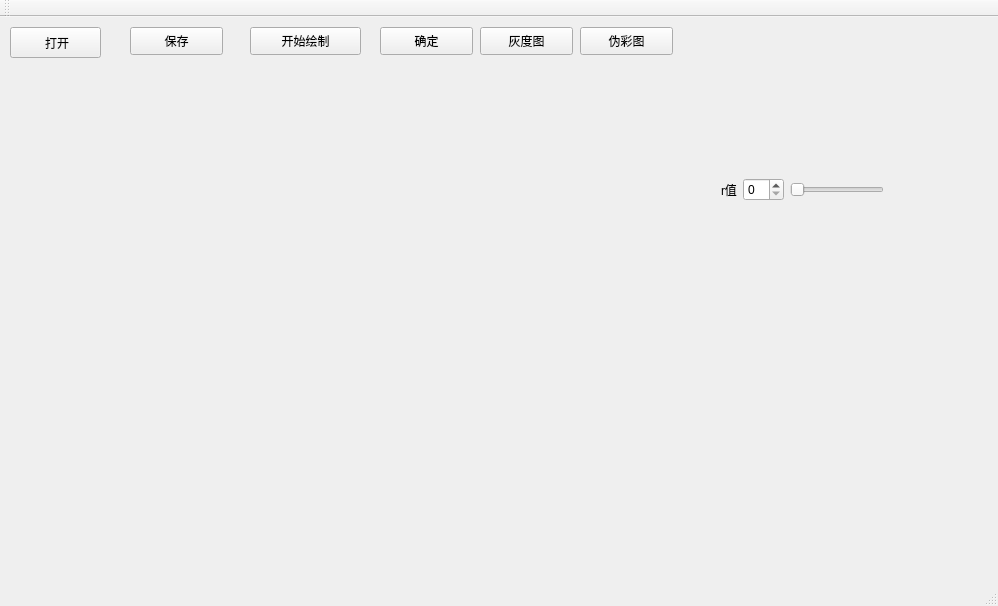
<?xml version="1.0" encoding="UTF-8"?>
<ui version="4.0">
 <class>Lab_01Class</class>
 <widget class="QMainWindow" name="Lab_01Class">
  <property name="geometry">
   <rect>
    <x>0</x>
    <y>0</y>
    <width>998</width>
    <height>606</height>
   </rect>
  </property>
  <property name="windowTitle">
   <string>Lab_01</string>
  </property>
  <widget class="QWidget" name="centralWidget">
   <widget class="QPushButton" name="open">
    <property name="geometry">
     <rect>
      <x>10</x>
      <y>10</y>
      <width>91</width>
      <height>31</height>
     </rect>
    </property>
    <property name="text">
     <string> 打开</string>
    </property>
   </widget>
   <widget class="QLabel" name="unIabel">
    <property name="geometry">
     <rect>
      <x>20</x>
      <y>180</y>
      <width>321</width>
      <height>211</height>
     </rect>
    </property>
    <property name="text">
     <string/>
    </property>
   </widget>
   <widget class="QPushButton" name="save">
    <property name="geometry">
     <rect>
      <x>130</x>
      <y>10</y>
      <width>93</width>
      <height>28</height>
     </rect>
    </property>
    <property name="text">
     <string>保存</string>
    </property>
   </widget>
   <widget class="QPushButton" name="rectangle">
    <property name="geometry">
     <rect>
      <x>250</x>
      <y>10</y>
      <width>111</width>
      <height>28</height>
     </rect>
    </property>
    <property name="text">
     <string>开始绘制</string>
    </property>
   </widget>
   <widget class="QPushButton" name="gray">
    <property name="geometry">
     <rect>
      <x>480</x>
      <y>10</y>
      <width>93</width>
      <height>28</height>
     </rect>
    </property>
    <property name="text">
     <string>灰度图</string>
    </property>
   </widget>
   <widget class="QPushButton" name="checkout">
    <property name="geometry">
     <rect>
      <x>380</x>
      <y>10</y>
      <width>93</width>
      <height>28</height>
     </rect>
    </property>
    <property name="text">
     <string>确定</string>
    </property>
   </widget>
   <widget class="QPushButton" name="pseudo">
    <property name="geometry">
     <rect>
      <x>580</x>
      <y>10</y>
      <width>93</width>
      <height>28</height>
     </rect>
    </property>
    <property name="text">
     <string>伪彩图</string>
    </property>
   </widget>
   <widget class="QWidget" name="log" native="true">
    <property name="geometry">
     <rect>
      <x>710</x>
      <y>150</y>
      <width>185</width>
      <height>46</height>
     </rect>
    </property>
    <layout class="QHBoxLayout" name="horizontalLayout">
     <item>
      <widget class="QLabel" name="label">
       <property name="text">
        <string>r值</string>
       </property>
      </widget>
     </item>
     <item>
      <widget class="QSpinBox" name="spinBox1">
       <property name="value">
        <number>0</number>
       </property>
      </widget>
     </item>
     <item>
      <widget class="QSlider" name="horizontalSlider1">
       <property name="orientation">
        <enum>Qt::Horizontal</enum>
       </property>
      </widget>
     </item>
    </layout>
   </widget>
  </widget>
  <widget class="QMenuBar" name="menuBar">
   <property name="geometry">
    <rect>
     <x>0</x>
     <y>0</y>
     <width>998</width>
     <height>26</height>
    </rect>
   </property>
  </widget>
  <widget class="QToolBar" name="mainToolBar">
   <attribute name="toolBarArea">
    <enum>TopToolBarArea</enum>
   </attribute>
   <attribute name="toolBarBreak">
    <bool>false</bool>
   </attribute>
  </widget>
  <widget class="QStatusBar" name="statusBar"/>
 </widget>
 <layoutdefault spacing="6" margin="11"/>
 <resources>
  <include location="Lab_01.qrc"/>
 </resources>
 <connections>
  <connection>
   <sender>spinBox1</sender>
   <signal>valueChanged(int)</signal>
   <receiver>horizontalSlider1</receiver>
   <slot>setValue(int)</slot>
   <hints>
    <hint type="sourcelabel">
     <x>771</x>
     <y>212</y>
    </hint>
    <hint type="destinationlabel">
     <x>841</x>
     <y>212</y>
    </hint>
   </hints>
  </connection>
  <connection>
   <sender>horizontalSlider1</sender>
   <signal>valueChanged(int)</signal>
   <receiver>spinBox1</receiver>
   <slot>setValue(int)</slot>
   <hints>
    <hint type="sourcelabel">
     <x>844</x>
     <y>212</y>
    </hint>
    <hint type="destinationlabel">
     <x>774</x>
     <y>212</y>
    </hint>
   </hints>
  </connection>
  <connection>
   <sender>spinBox1</sender>
   <signal>valueChanged(int)</signal>
   <receiver>Lab_01Class</receiver>
   <slot>log_Changed(int)</slot>
   <hints>
    <hint type="sourcelabel">
     <x>774</x>
     <y>212</y>
    </hint>
    <hint type="destinationlabel">
     <x>498</x>
     <y>302</y>
    </hint>
   </hints>
  </connection>
 </connections>
 <slots>
  <slot>log_Changed(int)</slot>
 </slots>
</ui>
